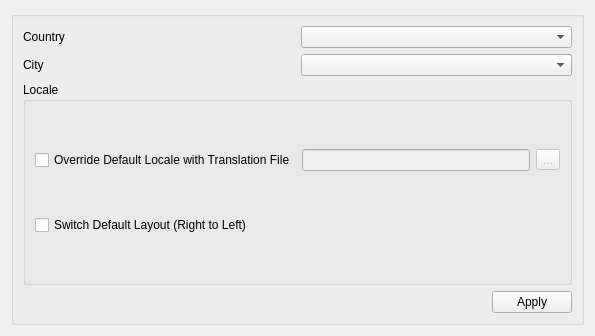
      <widget class="QWidget" name="page_4">
       <property name="geometry">
        <rect>
         <x>0</x>
         <y>0</y>
         <width>595</width>
         <height>336</height>
        </rect>
       </property>
       <attribute name="label">
        <string>Global Settings</string>
       </attribute>
       <layout class="QGridLayout" name="gridLayout_2">
        <item row="0" column="0">
         <widget class="QGroupBox" name="groupSettings">
          <property name="title">
           <string/>
          </property>
          <layout class="QVBoxLayout" name="verticalLayout_14">
           <item>
            <layout class="QHBoxLayout" name="horizontalLayout_2">
             <item>
              <widget class="QLabel" name="label_2">
               <property name="text">
                <string>Country</string>
               </property>
               <property name="buddy">
                <cstring>cmbCountry</cstring>
               </property>
              </widget>
             </item>
             <item>
              <widget class="QComboBox" name="cmbCountry"/>
             </item>
            </layout>
           </item>
           <item>
            <layout class="QHBoxLayout" name="horizontalLayout_3">
             <item>
              <widget class="QLabel" name="label">
               <property name="text">
                <string>City</string>
               </property>
               <property name="buddy">
                <cstring>cmbCity</cstring>
               </property>
              </widget>
             </item>
             <item>
              <widget class="QComboBox" name="cmbCity"/>
             </item>
            </layout>
           </item>
           <item>
            <widget class="QGroupBox" name="grpLocale">
             <property name="title">
              <string>Locale</string>
             </property>
             <layout class="QVBoxLayout" name="verticalLayout">
              <item>
               <layout class="QHBoxLayout" name="horizontalLayout_16">
                <item>
                 <widget class="QCheckBox" name="chkTranslation">
                  <property name="toolTip">
                   <string>Override Default Locale with Translation File</string>
                  </property>
                  <property name="statusTip">
                   <string>Override Default Locale with Translation File</string>
                  </property>
                  <property name="whatsThis">
                   <string>Override Default Locale with Translation File</string>
                  </property>
                  <property name="text">
                   <string>Override Default Locale with Translation File</string>
                  </property>
                 </widget>
                </item>
                <item>
                 <widget class="QLineEdit" name="lineTranslation">
                  <property name="enabled">
                   <bool>false</bool>
                  </property>
                 </widget>
                </item>
                <item>
                 <widget class="QToolButton" name="toolTranslation">
                  <property name="enabled">
                   <bool>false</bool>
                  </property>
                  <property name="text">
                   <string>...</string>
                  </property>
                 </widget>
                </item>
               </layout>
              </item>
              <item>
               <widget class="QCheckBox" name="chkLayout">
                <property name="text">
                 <string>Switch Default Layout (Right to Left)</string>
                </property>
               </widget>
              </item>
             </layout>
            </widget>
           </item>
           <item>
            <layout class="QHBoxLayout" name="horizontalLayout_4">
             <item>
              <spacer name="horizontalSpacer">
               <property name="orientation">
                <enum>Qt::Horizontal</enum>
               </property>
               <property name="sizeHint" stdset="0">
                <size>
                 <width>40</width>
                 <height>20</height>
                </size>
               </property>
              </spacer>
             </item>
             <item>
              <widget class="QPushButton" name="pushApply">
               <property name="text">
                <string>Apply</string>
               </property>
              </widget>
             </item>
            </layout>
           </item>
          </layout>
         </widget>
        </item>
       </layout>
      </widget>
